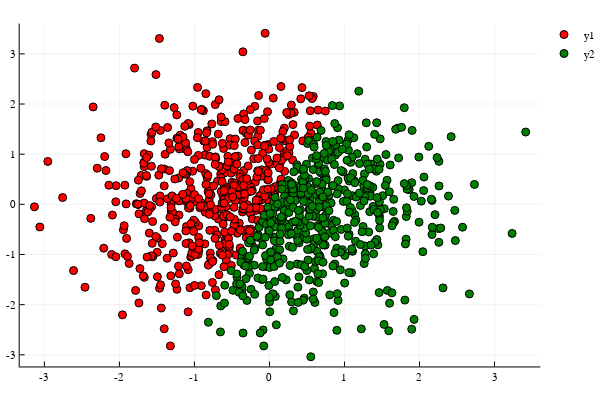

Notebook cell for this chart:
### Code cell
using MLBase
using Plots
plotly()

X, Y, x, y = FakedataClassif(1000,2,1000);
Y = Y.+1;
y = y.+1;

if size(X,2)==2
    scatter(X[Y.==1,1],X[Y.==1,2], color="red")
    scatter!(X[Y.==2,1],X[Y.==2,2],color="green")
end

### Figure 1 — Plotly figure (JSON) as saved in the notebook; plotly's stock layout.template omitted (floating-point values rounded to 4 significant figures; data arrays with more than 128 entries replaced by an {"elided": "..."} marker saying what was removed)
{"data": [{"colorbar": {"title": ""}, "marker": {"color": {"elided": "496 str values"}, "line": {"color": {"elided": "496 str values"}, "width": 1}, "size": 8, "symbol": "circle"}, "mode": "markers", "name": "y1", "showlegend": true, "type": "scatter", "x": {"elided": "496 float values"}, "xaxis": "x1", "y": {"elided": "496 float values"}, "yaxis": "y1"}, {"colorbar": {"title": ""}, "marker": {"color": {"elided": "504 str values"}, "line": {"color": {"elided": "504 str values"}, "width": 1}, "size": 8, "symbol": "circle"}, "mode": "markers", "name": "y2", "showlegend": true, "type": "scatter", "x": {"elided": "504 float values"}, "xaxis": "x1", "y": {"elided": "504 float values"}, "yaxis": "y1"}], "layout": {"annotations": [], "height": 400, "legend": {"bgcolor": "rgba(255, 255, 255, 1.000)", "bordercolor": "rgba(0, 0, 0, 1.000)", "font": {"color": "rgba(0, 0, 0, 1.000)", "family": "sans-serif", "size": 11}, "x": 1, "y": 1}, "margin": {"b": 20, "l": 0, "r": 0, "t": 20}, "paper_bgcolor": "rgba(255, 255, 255, 1.000)", "plot_bgcolor": "rgba(255, 255, 255, 1.000)", "showlegend": true, "width": 600, "xaxis1": {"anchor": "y1", "domain": [0.03619, 0.9934], "gridcolor": "rgba(0, 0, 0, 0.100)", "gridwidth": 0.5, "linecolor": "rgba(0, 0, 0, 1.000)", "mirror": false, "range": [-3.329, 3.612], "showgrid": true, "showline": true, "showticklabels": true, "tickangle": 0, "tickcolor": "rgb(0, 0, 0)", "tickfont": {"color": "rgba(0, 0, 0, 1.000)", "family": "sans-serif", "size": 11}, "tickmode": "array", "ticks": "inside", "ticktext": ["-3", "-2", "-1", "0", "1", "2", "3"], "tickvals": [-3, -2, -1, 0, 1, 2, 3], "title": "", "titlefont": {"color": "rgba(0, 0, 0, 1.000)", "family": "sans-serif", "size": 15}, "type": "-", "visible": true, "zeroline": false, "zerolinecolor": "rgba(0, 0, 0, 1.000)"}, "yaxis1": {"anchor": "x1", "domain": [0.03762, 0.9902], "gridcolor": "rgba(0, 0, 0, 0.100)", "gridwidth": 0.5, "linecolor": "rgba(0, 0, 0, 1.000)", "mirror": false, "range": [-3.232, 3.605], "showgrid": true, "showline": true, "showticklabels": true, "tickangle": 0, "tickcolor": "rgb(0, 0, 0)", "tickfont": {"color": "rgba(0, 0, 0, 1.000)", "family": "sans-serif", "size": 11}, "tickmode": "array", "ticks": "inside", "ticktext": ["-3", "-2", "-1", "0", "1", "2", "3"], "tickvals": [-3, -2, -1, 0, 1, 2, 3], "title": "", "titlefont": {"color": "rgba(0, 0, 0, 1.000)", "family": "sans-serif", "size": 15}, "type": "-", "visible": true, "zeroline": false, "zerolinecolor": "rgba(0, 0, 0, 1.000)"}}}
